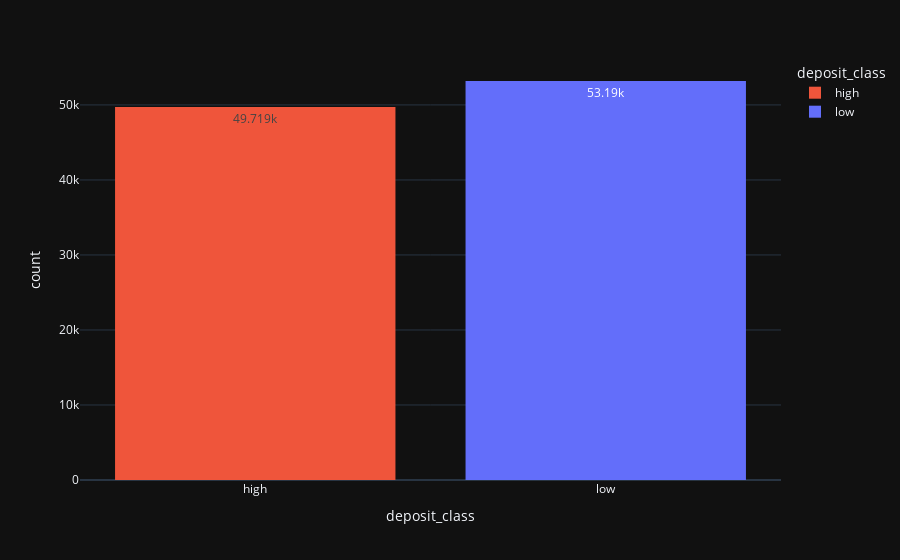

Notebook code for this chart:
### Markdown cell above
#### Deposit Class Distribution

### Code cell
fig = px.histogram(df, 
                   x="deposit_class", 
                   color="deposit_class", 
                   text_auto=True, 
                   color_discrete_map=color_map)
fig.show()

### Figure 1 — Plotly figure (JSON) as saved in the notebook; plotly's stock layout.template omitted (floating-point values rounded to 4 significant figures; data arrays with more than 128 entries replaced by an {"elided": "..."} marker saying what was removed)
{"data": [{"alignmentgroup": "True", "bingroup": "x", "hovertemplate": "deposit_class=%{x}<br>count=%{y}<extra></extra>", "legendgroup": "high", "marker": {"color": "#ef553b", "pattern": {"shape": ""}}, "name": "high", "offsetgroup": "high", "orientation": "v", "showlegend": true, "texttemplate": "%{value}", "type": "histogram", "x": {"elided": "49719 str values"}, "xaxis": "x", "yaxis": "y"}, {"alignmentgroup": "True", "bingroup": "x", "hovertemplate": "deposit_class=%{x}<br>count=%{y}<extra></extra>", "legendgroup": "low", "marker": {"color": "#636efa", "pattern": {"shape": ""}}, "name": "low", "offsetgroup": "low", "orientation": "v", "showlegend": true, "texttemplate": "%{value}", "type": "histogram", "x": {"elided": "53190 str values"}, "xaxis": "x", "yaxis": "y"}], "layout": {"barmode": "relative", "legend": {"title": {"text": "deposit_class"}, "tracegroupgap": 0}, "margin": {"t": 60}, "xaxis": {"anchor": "y", "categoryarray": ["high", "low"], "categoryorder": "array", "domain": [0, 1], "title": {"text": "deposit_class"}}, "yaxis": {"anchor": "x", "domain": [0, 1], "title": {"text": "count"}}}}
